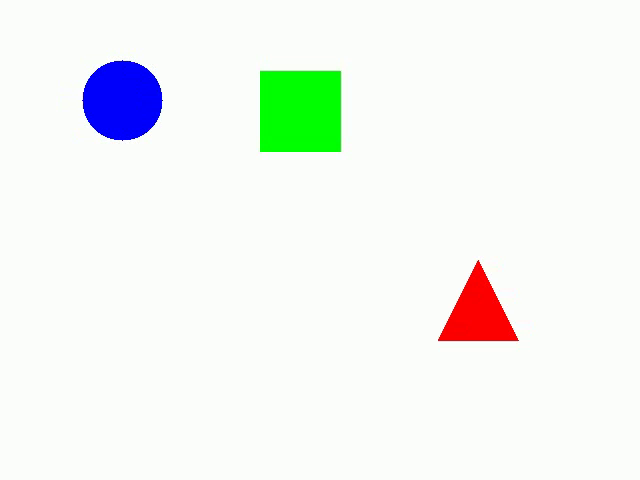
//> input picture frame 10 of 11.03/test_shapes_video.avi, 640 x 480 px
$ ./main   (built with g++ and OpenCV 4)
//> lines starting //> are read from the running program, lines starting //| are printed output that depends on the picture; after the words box and inside, x2 and y2 are one past the last pixel; in counts of white or black regions, pixels touching at a corner belong together
#include <opencv2/opencv.hpp>
#include <opencv2/imgproc.hpp>
#include <opencv2/highgui.hpp>
#include <opencv2/videoio.hpp>
#include <vector>
#include <string>
#include <iostream>

using namespace cv;
using namespace std;

// Структура для хранения информации об объекте
struct TrackedObject {
    Point2f centroid;
    string shape;
    int id;
};

// Функция классификации форм
string classifyShape(const vector<Point>& contour) {
    vector<Point> approx;
    double peri = arcLength(contour, true);
    approxPolyDP(contour, approx, 0.04 * peri, true);
    int vertices = approx.size();

    if (vertices == 3) return "Triangle";
    if (vertices == 4) {
        Rect bounding = boundingRect(contour);
        float aspectRatio = (float)bounding.width / bounding.height;
        return (abs(aspectRatio - 1.0) < 0.1) ? "Square" : "Rectangle";
    }
    if (vertices >= 5) {
        double area = contourArea(contour);
        double perimeter = arcLength(contour, true);
        double circularity = 4 * CV_PI * area / (perimeter * perimeter);
        return (circularity > 0.85) ? "Circle" : "Polygon";
    }
    return "Unknown";
}

// Функция сопоставления объектов между кадрами
void matchObjects(const vector<TrackedObject>& prevObjects, vector<TrackedObject>& currObjects) {
    for (auto& curr : currObjects) {
        float minDist = FLT_MAX;
        int matchedId = -1;
        for (const auto& prev : prevObjects) {
            float dist = norm(curr.centroid - prev.centroid);
            if (dist < minDist && dist < 50) { // Порог расстояния
                minDist = dist;
                matchedId = prev.id;
            }
        }
        curr.id = (matchedId != -1) ? matchedId : currObjects.size();
    }
}

int main(int argc, char** argv) {
    // Открытие видео
    VideoCapture cap("C:/Users/555/Desktop/vision-lab/11.03/test_shapes_video.avi");
    if (!cap.isOpened()) {
        cout << "Error: Could not open video" << endl;
        return -1;
    }

    // Параметры видео
    int frameWidth = static_cast<int>(cap.get(CAP_PROP_FRAME_WIDTH));
    int frameHeight = static_cast<int>(cap.get(CAP_PROP_FRAME_HEIGHT));
    double fps = cap.get(CAP_PROP_FPS);

    // Создание объекта для записи видео
    VideoWriter out("C:/Users/555/Desktop/vision-lab/11.03/output/result_video.mp4",
                    VideoWriter::fourcc('m', 'p', '4', 'v'), fps, Size(frameWidth, frameHeight));

    if (!out.isOpened()) {
        cout << "Error: Could not create output video" << endl;
        return -1;
    }

    vector<TrackedObject> prevObjects;
    int objectCounter = 0;

    while (true) {
        Mat frame;
        cap >> frame;
//> frame is the input picture: 480 rows x 640 cols, CV_8UC3; mean B, G, R 241.9, 246.1, 241.5
        if (frame.empty()) break;

        // Преобразование в градации серого
        Mat gray;
        cvtColor(frame, gray, COLOR_BGR2GRAY);
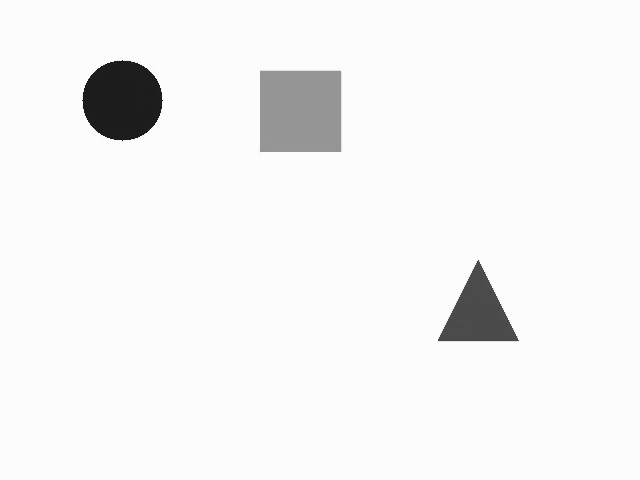
//> gray: 480 rows x 640 cols, CV_8UC1; min 19, max 255, mean 244.2

        // Размытие и детекция границ
        Mat blurred;
        GaussianBlur(gray, blurred, Size(5, 5), 0);
        Mat edges;
        Canny(blurred, edges, 50, 150);
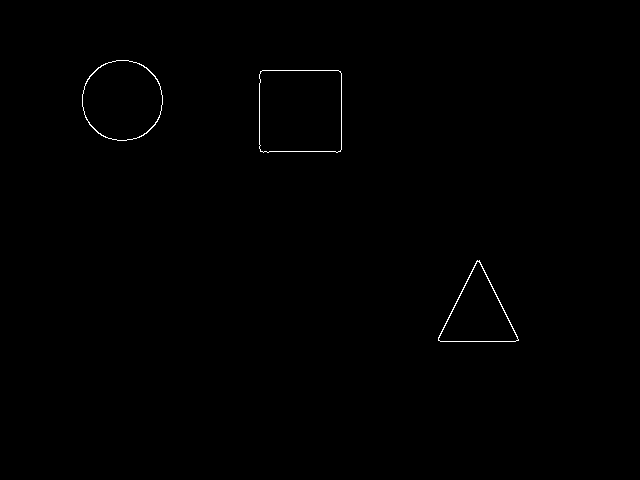
//> edges: 480 rows x 640 cols, CV_8UC1; 0.3% white in thin lines or dots, all inside (x1, y1, x2, y2) = (82, 60, 519, 342)

        // Поиск контуров
        vector<vector<Point>> contours;
        findContours(edges, contours, RETR_EXTERNAL, CHAIN_APPROX_SIMPLE);
//> contours = 3 contours; box (x1, y1, x2, y2) and area: (259, 70, 342, 153) 6629, (82, 60, 163, 141) 5087, (438, 260, 519, 342) 3432

        vector<TrackedObject> currObjects;

        // Обработка контуров
        for (size_t i = 0; i < contours.size(); i++) {
            if (contourArea(contours[i]) < 100) continue; // Пропуск мелких контуров

            string shape = classifyShape(contours[i]);
            Moments M = moments(contours[i]);
            Point2f centroid(M.m10 / M.m00, M.m01 / M.m00);

            TrackedObject obj;
            obj.centroid = centroid;
            obj.shape = shape;
            obj.id = -1;
            currObjects.push_back(obj);

            // Визуализация контура и формы
            drawContours(frame, contours, (int)i, Scalar(0, 255, 0), 2);
            putText(frame, shape + " ID:" + to_string(obj.id), centroid, FONT_HERSHEY_SIMPLEX, 0.5, Scalar(0, 0, 255), 2);
        }
//> this loop made 3 passes
//> (peri in classifyShape, vertices in classifyShape, area in classifyShape, perimeter in classifyShape, circularity in classifyShape, shape, obj.centroid, obj.shape) on pass 3: (266.1, 8, 5087, 266.1, 0.903, "Circle", Point(122, 99.97), "Circle")
//> (peri in classifyShape, vertices in classifyShape, bounding in classifyShape, aspectRatio in classifyShape, shape, obj.centroid, obj.shape) on pass 2: (326.6, 4, Rect(259, 70, 83, 83), 1, "Square", Point(300, 110.6), "Square")
//> pass 1, `putText(frame, shape + " ID:" + to_string(obj.id), centroid, FONT_HERS..`:
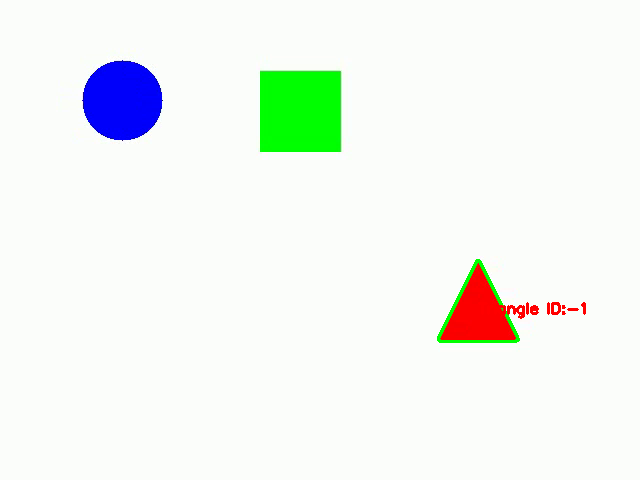
//> frame: 480 rows x 640 cols, CV_8UC3; 0.49% of pixels changed, all inside (x1, y1, x2, y2) = (437, 259, 586, 343)
//> pass 2, `putText(frame, shape + " ID:" + to_string(obj.id), centroid, FONT_HERS..`:
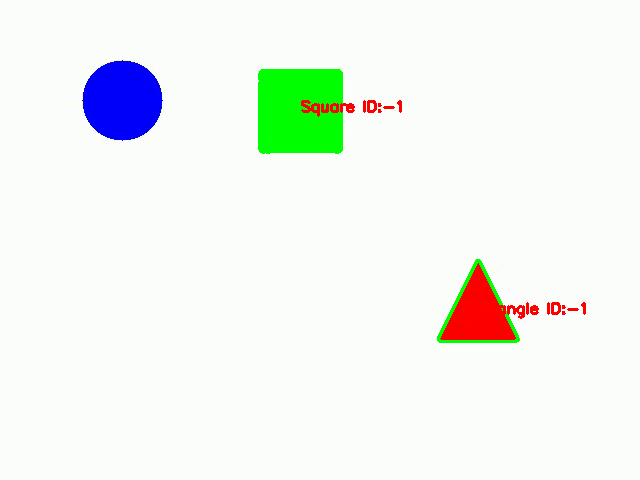
//> frame: 480 rows x 640 cols, CV_8UC3; 0.52% of pixels changed, all inside (x1, y1, x2, y2) = (258, 69, 402, 154)
//> pass 3, `putText(frame, shape + " ID:" + to_string(obj.id), centroid, FONT_HERS..`:
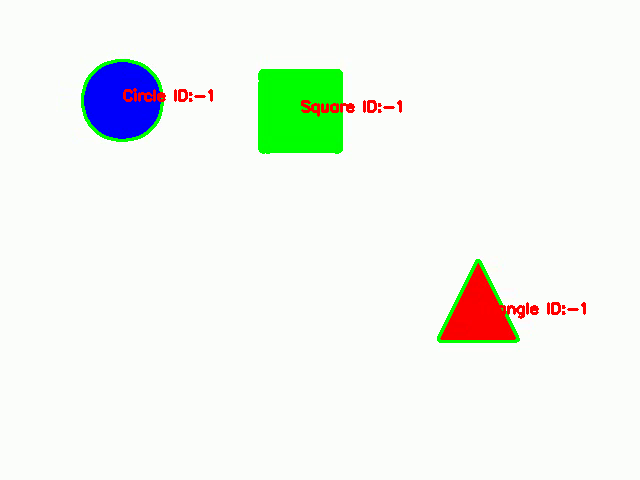
//> frame: 480 rows x 640 cols, CV_8UC3; 0.45% of pixels changed, all inside (x1, y1, x2, y2) = (81, 59, 213, 142)

        // Сопоставление объектов
        if (!prevObjects.empty()) {
            matchObjects(prevObjects, currObjects);
        } else {
            for (size_t i = 0; i < currObjects.size(); ++i) {
                currObjects[i].id = objectCounter++;
            }
        }

        // Визуализация трекинга
        for (const auto& obj : currObjects) {
            putText(frame, obj.shape + " ID:" + to_string(obj.id), obj.centroid, FONT_HERSHEY_SIMPLEX, 0.5, Scalar(0, 0, 255), 2);
            circle(frame, obj.centroid, 3, Scalar(255, 0, 0), -1);
        }
//> this loop made 3 passes
//> obj.centroid on passes 1 to 3: Point(477.7, 313.3), Point(300, 110.6), Point(122, 99.97)
//> frame: 480 rows x 640 cols, CV_8UC3; mean B, G, R 239.2, 245.4, 240.5

        // Сохранение кадра в видео
        out.write(frame);

        // Показ кадра
        imshow("Tracking", frame);
        if (waitKey(30) == 27) break; // Выход по ESC
//> the Esc key is pressed

        prevObjects = currObjects;
    }

    // Освобождение ресурсов
    cap.release();
    out.release();
    destroyAllWindows();

    return 0;
}

$ run again, starting later in the video
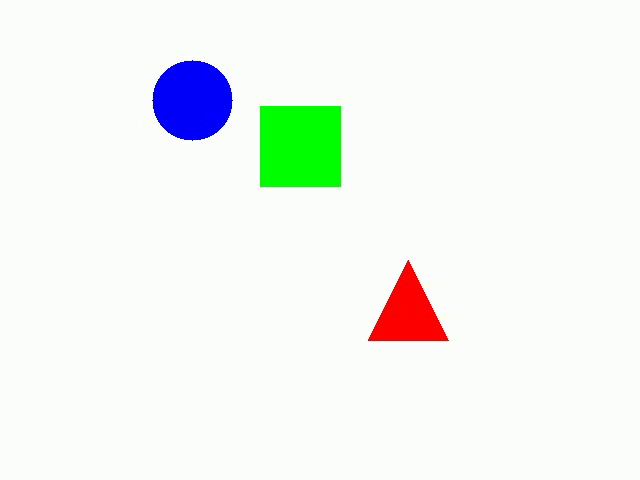
//> input picture frame 45 of 11.03/test_shapes_video.avi, 640 x 480 px
//> frame is the input picture: 480 rows x 640 cols, CV_8UC3; mean B, G, R 241.9, 246.1, 241.5
//> `Canny(blurred, edges, 50, 150);`:
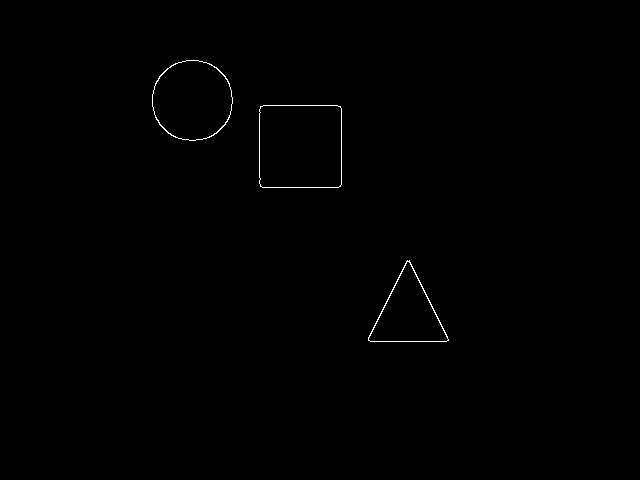
//> edges: 480 rows x 640 cols, CV_8UC1; 0.3% white in thin lines or dots, all inside (x1, y1, x2, y2) = (152, 60, 449, 342)
//> contours = 3 contours; box (x1, y1, x2, y2) and area: (259, 105, 342, 188) 6701, (152, 60, 233, 141) 5077, (368, 260, 449, 342) 3433
//> the loop `for (size_t i = 0; i < contours.size(); i++)` made 3 passes
//> (peri in classifyShape, vertices in classifyShape, area in classifyShape, perimeter in classifyShape, circularity in classifyShape, shape, obj.centroid, obj.shape) on pass 3: (266.1, 8, 5077, 266.1, 0.901, "Circle", Point(192, 99.97), "Circle")
//> pass 3, `putText(frame, shape + " ID:" + to_string(obj.id), centroid, FONT_HERS..`:
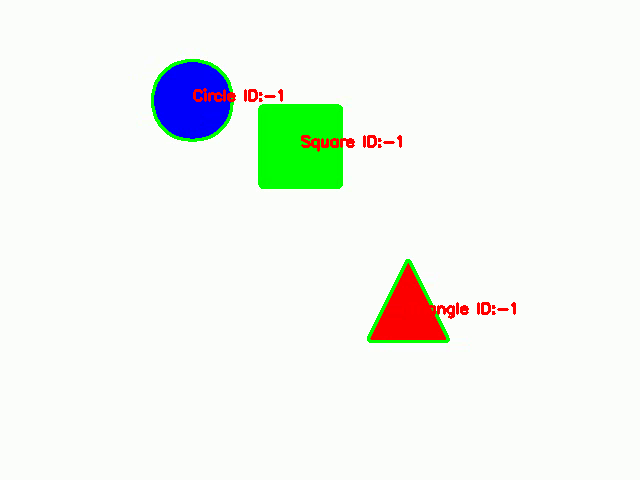
//> frame: 480 rows x 640 cols, CV_8UC3; mean B, G, R 239.2, 245.6, 240.4
//> the loop `for (const auto& obj : currObjects)` made 3 passes
//> obj.centroid on passes 1 to 3: Point(407.8, 313.3), Point(300, 146), Point(192, 99.97)

$ run again, starting later in the video
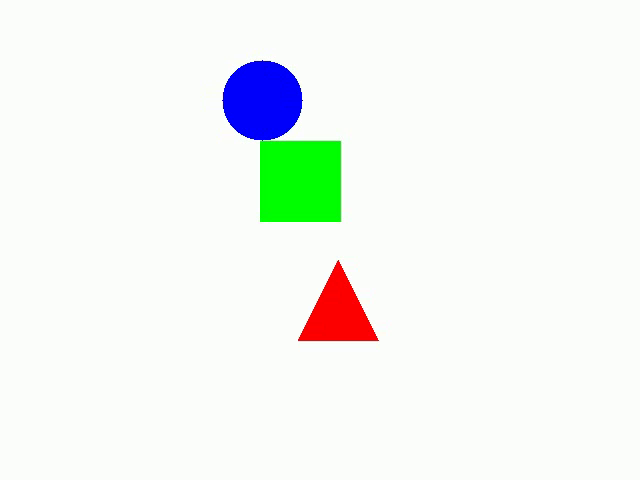
//> input picture frame 80 of 11.03/test_shapes_video.avi, 640 x 480 px
//> frame is the input picture: 480 rows x 640 cols, CV_8UC3; mean B, G, R 241.9, 246.1, 241.5
//> `Canny(blurred, edges, 50, 150);`:
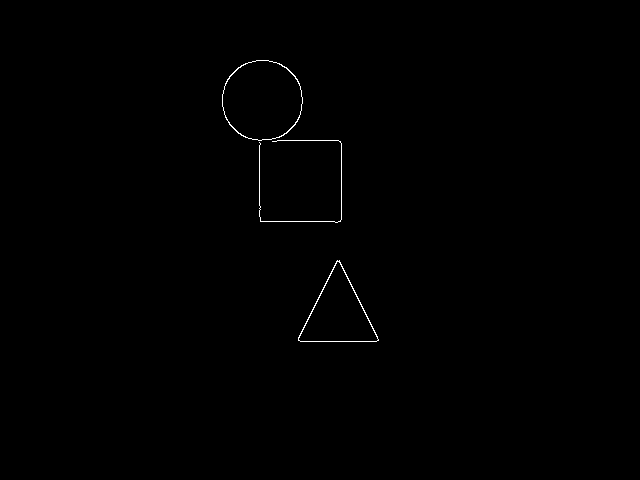
//> edges: 480 rows x 640 cols, CV_8UC1; 0.3% white in thin lines or dots, all inside (x1, y1, x2, y2) = (222, 60, 379, 342)
//> contours = 3 contours, 1 with area under 20; largest, box (x1, y1, x2, y2) and area: (222, 60, 303, 141) 5075, (298, 260, 379, 342) 3433
//> the loop `for (size_t i = 0; i < contours.size(); i++)` made 3 passes
//> (peri in classifyShape, vertices in classifyShape, area in classifyShape, perimeter in classifyShape, circularity in classifyShape, shape, obj.centroid, obj.shape) on pass 3: (266.1, 8, 5075, 266.1, 0.901, "Circle", Point(261.9, 99.92), "Circle")
//> pass 3, `putText(frame, shape + " ID:" + to_string(obj.id), centroid, FONT_HERS..`:
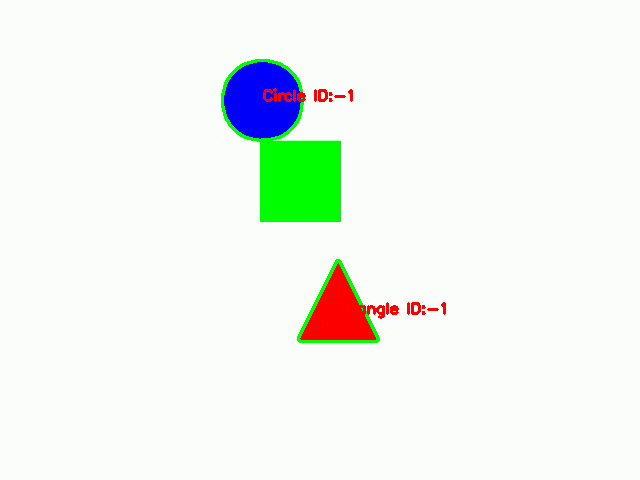
//> frame: 480 rows x 640 cols, CV_8UC3; mean B, G, R 240, 246.1, 240.7
//> the loop `for (const auto& obj : currObjects)` made 2 passes
//> obj.centroid on passes 1 to 2: Point(337.8, 313.3), Point(261.9, 99.92)
